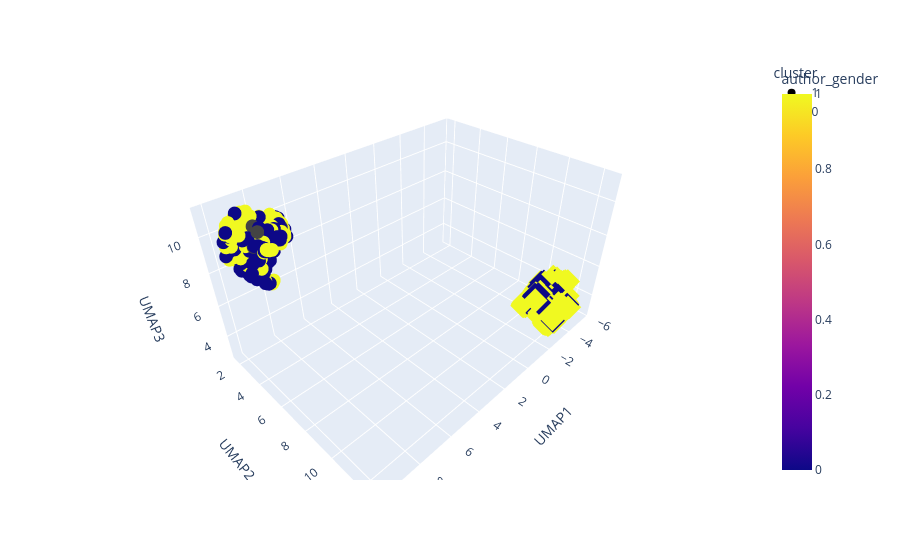

This figure's notebook cell:
### Code cell
fig = px.scatter_3d(
    df_umap,
    x='UMAP1', y='UMAP2', z='UMAP3',
    color='author_gender',  # oppure 'author_gender'
    symbol='cluster',
    hover_data=['char_name', 'file_name', 'Gender', 'author_gender']
)
fig.show()

### Figure 1 — Plotly figure (JSON) as saved in the notebook; plotly's stock layout.template omitted (floating-point values rounded to 4 significant figures; data arrays with more than 128 entries replaced by an {"elided": "..."} marker saying what was removed)
{"data": [{"customdata": {"elided": "317x4 mixed values"}, "hovertemplate": "cluster=1<br>UMAP1=%{x}<br>UMAP2=%{y}<br>UMAP3=%{z}<br>char_name=%{customdata[0]}<br>file_name=%{customdata[1]}<br>Gender=%{customdata[2]}<br>author_gender=%{marker.color}<extra></extra>", "legendgroup": "1", "marker": {"color": {"elided": "317 float values"}, "coloraxis": "coloraxis", "symbol": "circle"}, "mode": "markers", "name": "1", "scene": "scene", "showlegend": true, "type": "scatter3d", "x": {"elided": "317 float values"}, "y": {"elided": "317 float values"}, "z": {"elided": "317 float values"}}, {"customdata": {"elided": "231x4 mixed values"}, "hovertemplate": "cluster=0<br>UMAP1=%{x}<br>UMAP2=%{y}<br>UMAP3=%{z}<br>char_name=%{customdata[0]}<br>file_name=%{customdata[1]}<br>Gender=%{customdata[2]}<br>author_gender=%{marker.color}<extra></extra>", "legendgroup": "0", "marker": {"color": {"elided": "231 float values"}, "coloraxis": "coloraxis", "symbol": "diamond"}, "mode": "markers", "name": "0", "scene": "scene", "showlegend": true, "type": "scatter3d", "x": {"elided": "231 float values"}, "y": {"elided": "231 float values"}, "z": {"elided": "231 float values"}}], "layout": {"coloraxis": {"colorbar": {"title": {"text": "author_gender"}}, "colorscale": [[0, "#0d0887"], [0.1111, "#46039f"], [0.2222, "#7201a8"], [0.3333, "#9c179e"], [0.4444, "#bd3786"], [0.5556, "#d8576b"], [0.6667, "#ed7953"], [0.7778, "#fb9f3a"], [0.8889, "#fdca26"], [1, "#f0f921"]]}, "legend": {"title": {"text": "cluster"}, "tracegroupgap": 0}, "margin": {"t": 60}, "scene": {"domain": {"x": [0, 1], "y": [0, 1]}, "xaxis": {"title": {"text": "UMAP1"}}, "yaxis": {"title": {"text": "UMAP2"}}, "zaxis": {"title": {"text": "UMAP3"}}}}}
